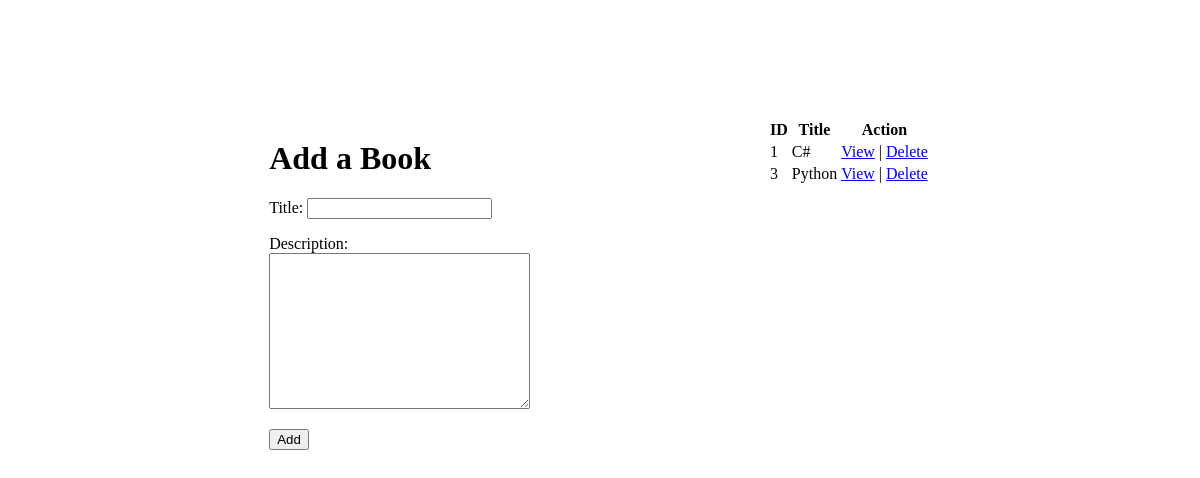
Before: / with the older database file.
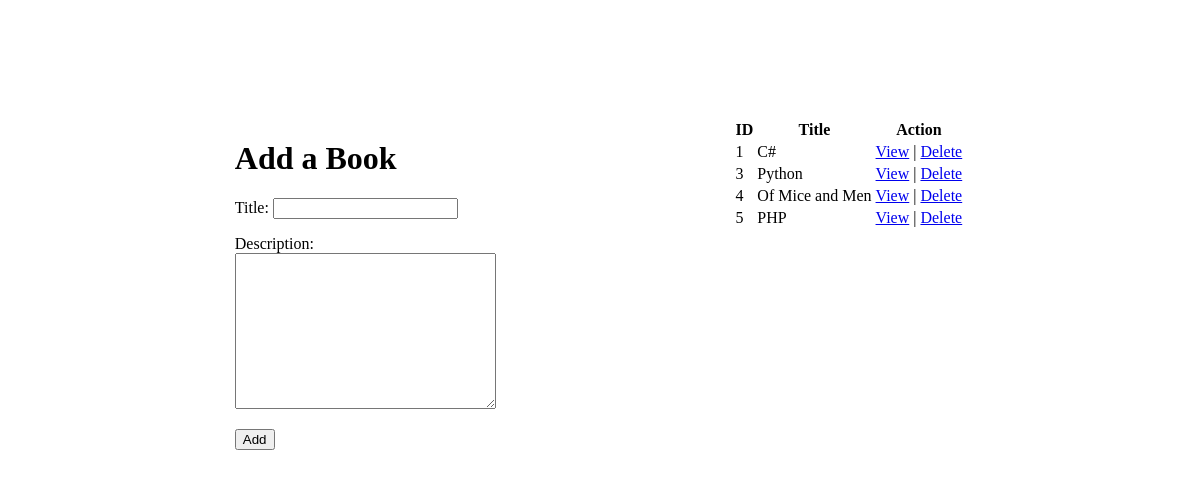
After: the same page with the newer database file.
### authors_and_books_app/models.py (models this page shows)
class Book(models.Model):
    title = models.CharField(max_length=255)
    description = models.CharField(max_length=255)
    created_at = models.DateTimeField(auto_now_add = True)
    updated_at = models.DateTimeField(auto_now = True)

### authors_and_books_app/views.py (the view)
# urls.py: path('', views.index),
def index(request):
    context = {
        "all_books": Book.objects.all(),
    }
    return render(request, 'index.html', context)

### authors_and_books_app/templates/index.html (shortened to what this page needs)
<!DOCTYPE html>
<html lang="en">
<head>
    {% load static %}
    <link rel="stylesheet" href="{% static 'css/style.css' %}">
</head>
<body>
    <div class="container">
        <div class="form">
            <form action="/process_book" method="POST">
                <h1>Add a Book</h1>
                <p>
                    Title:
                    <input type="text" name="book_title">
                </p>
                <p>
                    Description:<br/>
                    <textarea name="book_description" id="" cols="30" rows="10"></textarea>
                </p>
                <button type="submit">Add</button>
            </form>
        </div>
        <div class="table">
            <table>
                <thead>
                    <tr>
                        <th>ID</th>
                        <th>Title</th>
                        <th>Action</th>
                    </tr>
                </thead>
                <tbody>
                    {% for book in all_books %}
                    <tr>
                        <td>{{ book.id }}</td>
                        <td>{{ book.title }}</td>
                        <td><a href="#">View</a> | <a href="/books/{{ book.id }}/delete">Delete</a></td>
                    </tr>
                    {% endfor %}
                </tbody>
            </table>
        </div>
    </div>
</body>
</html>

Changed rows visible on the page:
added Book: id "4", title "Of Mice and Men"
added Book: id "5", title "PHP"
